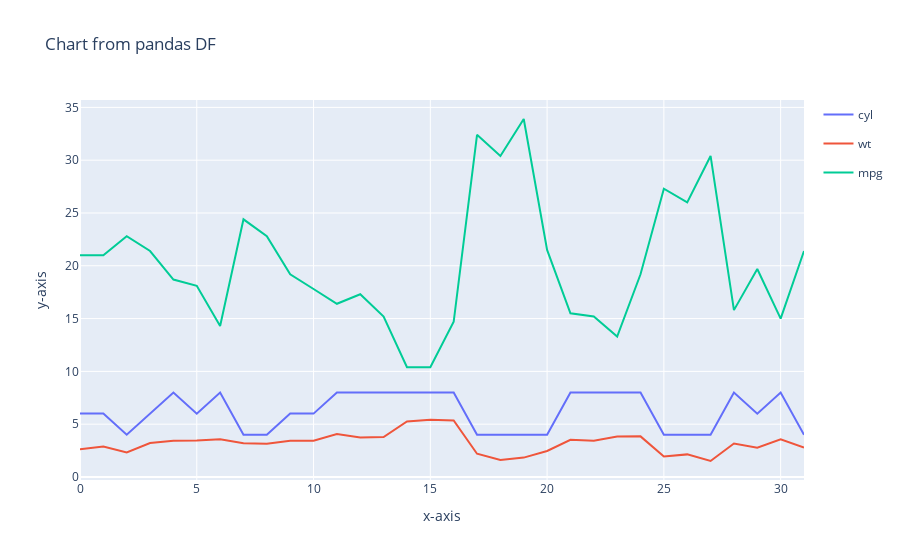

Notebook code cell kept with this figure:
### Code cell
cars = pd.read_csv('mtcars.csv')
cars.rename({'Unnamed: 0' : 'name'}, inplace=True, axis=1)
df =  cars[['cyl', 'wt', 'mpg']]

pd.options.plotting.backend = 'plotly'
layout = dict(title='Chart from pandas DF', xaxis=dict(title='x-axis'), yaxis=dict(title='y-axis'))
fig = df.plot()
fig.layout = layout
fig.show()

### Figure 1 — Plotly figure (JSON) as saved in the notebook; plotly's stock layout.template omitted (floating-point values rounded to 4 significant figures)
{"data": [{"hovertemplate": "variable=cyl<br>index=%{x}<br>value=%{y}<extra></extra>", "legendgroup": "cyl", "line": {"color": "#636efa", "dash": "solid"}, "marker": {"symbol": "circle"}, "mode": "lines", "name": "cyl", "orientation": "v", "showlegend": true, "type": "scatter", "x": [0, 1, 2, 3, 4, 5, 6, 7, 8, 9, 10, 11, 12, 13, 14, 15, 16, 17, 18, 19, 20, 21, 22, 23, 24, 25, 26, 27, 28, 29, 30, 31], "xaxis": "x", "y": [6, 6, 4, 6, 8, 6, 8, 4, 4, 6, 6, 8, 8, 8, 8, 8, 8, 4, 4, 4, 4, 8, 8, 8, 8, 4, 4, 4, 8, 6, 8, 4], "yaxis": "y"}, {"hovertemplate": "variable=wt<br>index=%{x}<br>value=%{y}<extra></extra>", "legendgroup": "wt", "line": {"color": "#EF553B", "dash": "solid"}, "marker": {"symbol": "circle"}, "mode": "lines", "name": "wt", "orientation": "v", "showlegend": true, "type": "scatter", "x": [0, 1, 2, 3, 4, 5, 6, 7, 8, 9, 10, 11, 12, 13, 14, 15, 16, 17, 18, 19, 20, 21, 22, 23, 24, 25, 26, 27, 28, 29, 30, 31], "xaxis": "x", "y": [2.62, 2.875, 2.32, 3.215, 3.44, 3.46, 3.57, 3.19, 3.15, 3.44, 3.44, 4.07, 3.73, 3.78, 5.25, 5.424, 5.345, 2.2, 1.615, 1.835, 2.465, 3.52, 3.435, 3.84, 3.845, 1.935, 2.14, 1.513, 3.17, 2.77, 3.57, 2.78], "yaxis": "y"}, {"hovertemplate": "variable=mpg<br>index=%{x}<br>value=%{y}<extra></extra>", "legendgroup": "mpg", "line": {"color": "#00cc96", "dash": "solid"}, "marker": {"symbol": "circle"}, "mode": "lines", "name": "mpg", "orientation": "v", "showlegend": true, "type": "scatter", "x": [0, 1, 2, 3, 4, 5, 6, 7, 8, 9, 10, 11, 12, 13, 14, 15, 16, 17, 18, 19, 20, 21, 22, 23, 24, 25, 26, 27, 28, 29, 30, 31], "xaxis": "x", "y": [21, 21, 22.8, 21.4, 18.7, 18.1, 14.3, 24.4, 22.8, 19.2, 17.8, 16.4, 17.3, 15.2, 10.4, 10.4, 14.7, 32.4, 30.4, 33.9, 21.5, 15.5, 15.2, 13.3, 19.2, 27.3, 26, 30.4, 15.8, 19.7, 15, 21.4], "yaxis": "y"}], "layout": {"title": {"text": "Chart from pandas DF"}, "xaxis": {"title": {"text": "x-axis"}}, "yaxis": {"title": {"text": "y-axis"}}}}
